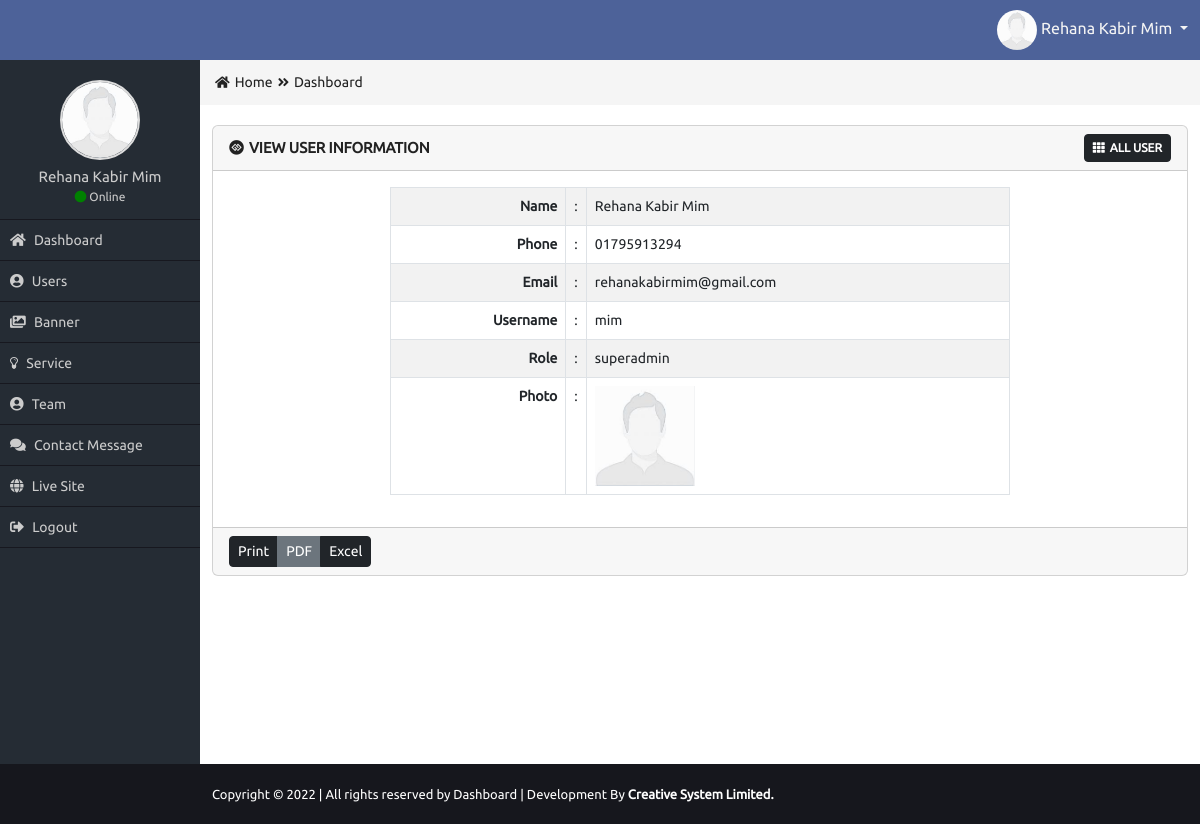
Page /admin/view-user.php?v=1 (signed in) on the committed database.
### tables this page shows
CREATE TABLE `users` (
  `user_id` int(11) NOT NULL,
  `user_name` varchar(50) DEFAULT NULL,
  `user_phone` varchar(20) DEFAULT NULL,
  `user_email` varchar(30) DEFAULT NULL,
  `user_username` varchar(50) DEFAULT NULL,
  `user_password` varchar(40) DEFAULT NULL,
  `role_id` int(11) DEFAULT NULL,
  `user_photo` varchar(50) DEFAULT NULL,
  `user_slug` varchar(40) NOT NULL
);

CREATE TABLE `roles` (
  `role_id` int(11) NOT NULL,
  `role_name` varchar(20) NOT NULL
);

### admin/view-user.php (the view, shortened to what this page needs)
<?php
require_once("functions/function.php");
if($_SESSION['role']=='1'){
$id = $_GET['v'];
$sel="SELECT * FROM users NATURAL JOIN roles WHERE user_id = $id";
$Q =mysqli_query($con , $sel);
$data=mysqli_fetch_assoc($Q);
?>
                    <div class="row">
                        <div class="col-md-12">
                            <div class="card mb-3">
                              <div class="card-header">
                                <div class="row">
                                    <div class="col-md-8 card_title_part">
                                        <i class="fab fa-gg-circle"></i>View User Information
                                    </div>
                                    <div class="col-md-4 card_button_part">
                                        <a href="all-user.php" class="btn btn-sm btn-dark"><i class="fas fa-th"></i>All User</a>
                                    </div>
                                </div>
                              </div>
                              <div class="card-body">
                                <div class="row">
                                    <div class="col-md-2"></div>
                                    <div class="col-md-8">
                                        <table class="table table-bordered table-striped table-hover custom_view_table">
                                          <tr>
                                            <td>Name</td>
                                            <td>:</td>
                                            <td><?= $data['user_name']?></td>
                                          </tr>
                                          <tr>
                                            <td>Phone</td>
                                            <td>:</td>
                                            <td><?= $data['user_phone']?></td>
                                          </tr>
                                          <tr>
                                            <td>Email</td>
                                            <td>:</td>
                                            <td><?= $data['user_email']?></td>
                                          </tr>
                                          <tr>
                                            <td>Username</td>
                                            <td>:</td>
                                            <td><?= $data['user_username']?></td>
                                          </tr>
                                          <tr>
                                            <td>Role</td>
                                            <td>:</td>
                                            <td><?= $data['role_name']?></td>
                                          </tr>
                                          <tr>
                                            <td>Photo</td>
                                            <td>:</td>
                                            <td>
                                            <?php if($data['user_photo']!=''){?>
                                            <img height="100" class="img200" src="uploads/<?= $data['user_photo']; ?>" alt="user"/>
                                            <?php }  else{ ?>
                                            <img height="100" src="images/avatar.jpg" alt="avatar"/>
                                            <?php } ?>
                                            </td>
                                          </tr>
                                        </table>
                                    </div>
                                    <div class="col-md-2"></div>
                                </div>
                              </div>
                              <div class="card-footer">
                                <div class="btn-group" role="group" aria-label="Button group">
                                  <button type="button" class="btn btn-sm btn-dark">Print</button>
                                  <button type="button" class="btn btn-sm btn-secondary">PDF</button>
                                  <button type="button" class="btn btn-sm btn-dark">Excel</button>
                                </div>
                              </div>
<?php
}else{
  header('Location:index.php');
}
?>

### admin/css/style.css (style rules this page uses)
* { margin: 0px; padding: 0px; outline: 0px; }
img { border: 0px; }
a { text-decoration: none; }
body { font-family: 'Ubuntu', sans-serif; overflow-x: hidden; }
.card_title_part { color: #222222; font-size: 15px; text-transform: uppercase; font-weight: bold; margin-top: 3px; }
.card_title_part i { margin-right: 5px; }
.card_button_part { text-align: right; }
.card_button_part a { font-size: 12px; text-transform: uppercase; font-weight: bold; }
.card_button_part a i { margin-right: 5px; }
.custom_view_table { font-size: 14px; }
.custom_view_table tr td:first-child { width: 29%; font-weight: bold; text-align: right; }
.custom_view_table tr td:last-child { width: 70%; font-weight: 400; text-align: left; }

### rows in the picture
users: user_name "Rehana Kabir Mim", user_phone "01795913294", user_email "rehanakabirmim@gmail.com", user_username "mim", role.role_name "superadmin"

### other values in the picture
$_SESSION['name'] "Rehana Kabir Mim"
